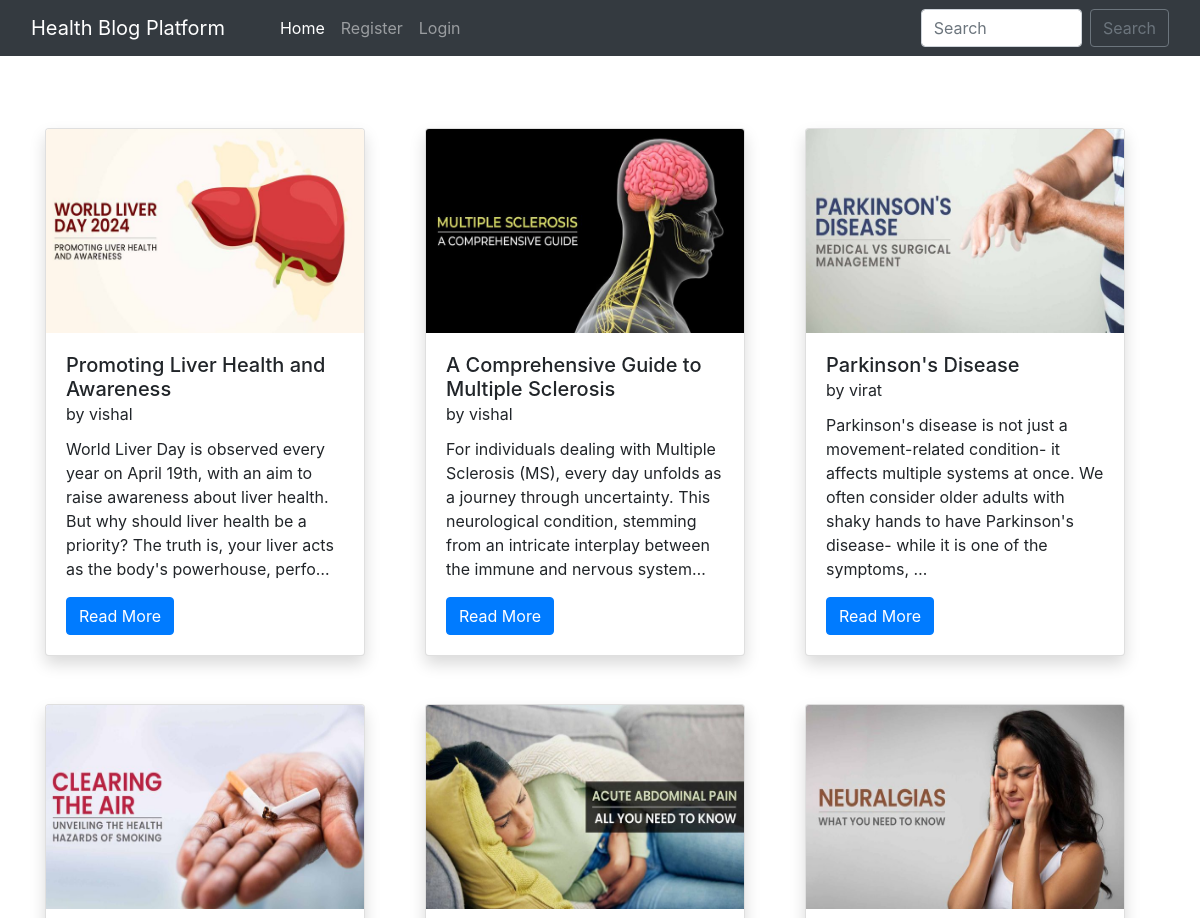
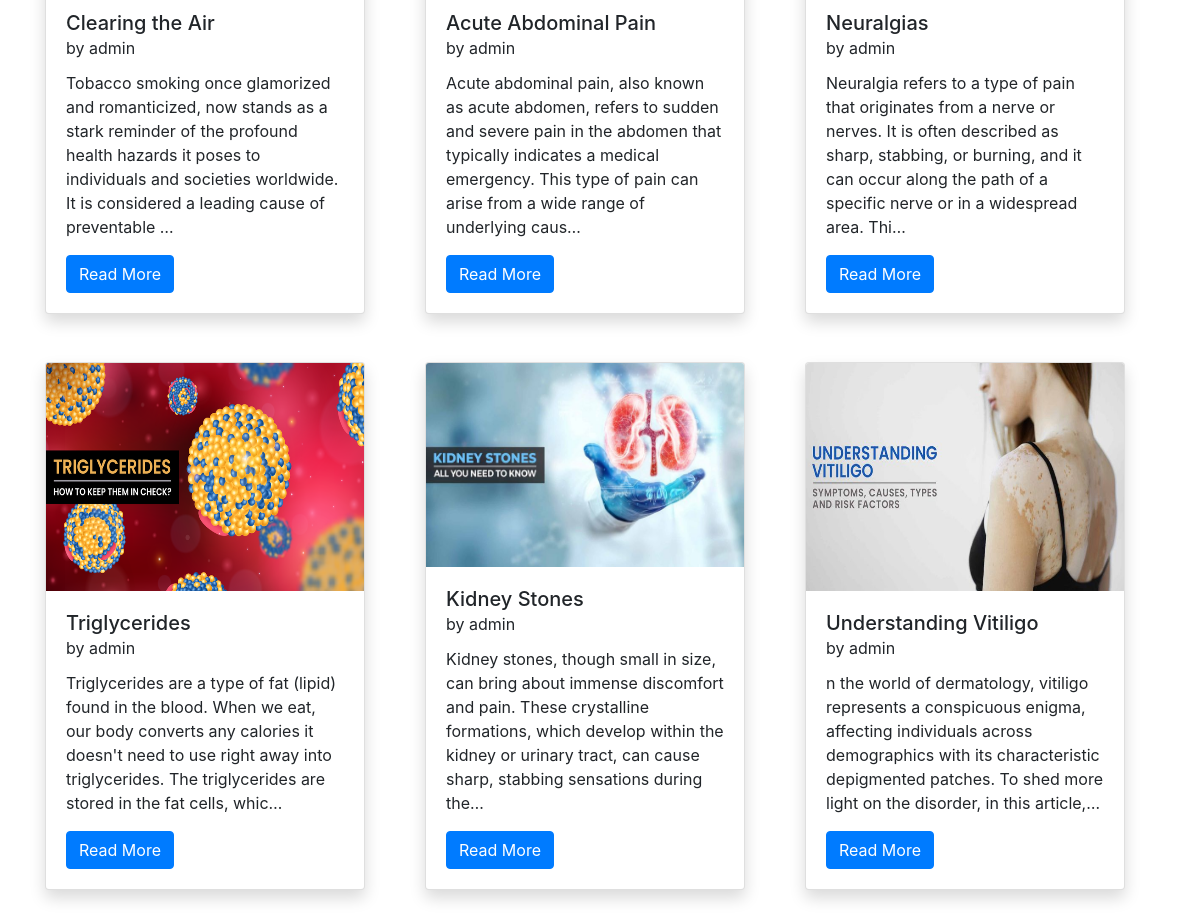
The page / on the database its author committed (2 pictures, top to bottom).
### home/models.py (models this page shows, shortened)
class BlogPost(models.Model):
    title=models.CharField(max_length=255)
    author= models.ForeignKey(User, on_delete=models.CASCADE)
    slug=models.CharField(max_length=130)
    content=models.TextField()
    image = models.ImageField(upload_to="profile_pics", blank=True, null=True)
    dateTime=models.DateTimeField(auto_now_add=True)

### home/views.py (the view)
# urls.py: path("", views.blogs, name="blogs"),
def blogs(request):
    posts = BlogPost.objects.all()
    posts = BlogPost.objects.filter().order_by('-dateTime')
    return render(request, "blog.html", {'posts':posts})

### home/templates/blog.html (shortened to what this page needs)
{% extends 'base.html' %} {% block title %} Blogs {% endblock %}
{% block homeactive %} active {% endblock %} {% block css %} {% endblock %}
{% block body %}
<div class="container mt-5 mb-3">
  <div class="row">
    {% for post in posts %}
    <div class="col-lg-4 my-4">
      <div class="card shadow" style="width: 20rem; height: 33rem">
        <img
          src="/media/{{post.image}}"
          class="card-img-top"
          alt="..."
          height="250px"
        />
        <div class="card-body">
          <h5 class="card-title">
            {{post.title}} <br /><small>by {{post.author}}</small>
          </h5>
          <p class="card-text">{{post.content|truncatechars:210}}</p>
          <a href="blog/{{post.slug}}" class="btn btn-primary"
            >Read More </a
          >
        </div>
      </div>
    </div>
    {% endfor %}
  </div>
</div>
{% endblock %}

### home/templates/base.html (shortened to what this page needs)
<!DOCTYPE html>
<html lang="en">
  <head>
    <link
      href="//maxcdn.bootstrapcdn.com/bootstrap/4.1.1/css/bootstrap.min.css"
      rel="stylesheet"
      id="bootstrap-css"
    />
    <link
      href="https://cdn.jsdelivr.net/npm/bootstrap@5.0.2/dist/css/bootstrap.min.css"
      rel="stylesheet"
    />
    <link
      rel="stylesheet"
      href="https://maxcdn.bootstrapcdn.com/bootstrap/4.0.0/css/bootstrap.min.css"
    />
  </head>
  <body>
    <nav class="navbar navbar-expand-lg navbar-dark bg-dark sticky-top">
      <div class="container-fluid">
        <a class="navbar-brand" href="#">Health Blog Platform</a>
        <div class="collapse navbar-collapse" id="navbarSupportedContent">
          <div class="container mx-3">
            <ul class="navbar-nav me-auto mb-2 mb-lg-0">
              <li class="nav-item">
                <a
                  class="nav-link {% block homeactive %} {% endblock %}"
                  aria-current="page"
                  href="/"
                  >Home</a
                >
              </li>
              {% if user.is_authenticated %}
              <li class="nav-item">
                <a
                  class="nav-link {% block add_blogs_active %} {% endblock %}"
                  href="/add_blogs/"
                  >Add Blogs</a
                >
              </li>
              <li class="nav-item">
                <a class="nav-link active" href="#">Hello {{request.user}}</a>
              </li>
              <li class="nav-item">
                <a
                  class="nav-link {% block profileactive %} {% endblock %}"
                  href="/profile/"
                  >Profile</a
                >
              </li>
              <li class="nav-item">
                <a class="nav-link" href="/logout/">Logout</a>
              </li>
              {% else %}
              <li class="nav-item">
                <a
                  class="nav-link {% block registeractive %} {% endblock %}"
                  href="/register/"
                  >Register</a
                >
              </li>
              <li class="nav-item">
                <a
                  class="nav-link {% block loginactive %} {% endblock %}"
                  href="/login/"
                  >Login</a
                >
              </li>
              {% endif %}
            </ul>
          </div>
          <form class="d-flex" method="POST" action="/search/">
            <input
              class="form-control me-2"
              type="search"
              placeholder="Search"
              name="searched"
              id="searched"
              aria-label="Search"
            />
            <button
              href="/search/"
              class="btn btn-outline-secondary"
              type="submit"
            >
              Search
            </button>
          </form>
        </div>
      </div>
    </nav>
    {% block body %} {% endblock %}
  </body>
</html>

### rows shown on the page
BlogPost: image (picture), title "Promoting Liver Health and Awareness", author "vishal", content "World Liver Day is observed every year on April 19th, with an aim to raise awareness about liver health. But why should liver health be a priority? The truth is, your liver acts as the body's powerhouse, perfo…"
BlogPost: image (picture), title "A Comprehensive Guide to Multiple Sclerosis", author "vishal", content "For individuals dealing with Multiple Sclerosis (MS), every day unfolds as a journey through uncertainty. This neurological condition, stemming from an intricate interplay between the immune and nervous system…"
BlogPost: image (picture), title "Parkinson's Disease", author "virat", content "Parkinson's disease is not just a movement-related condition- it affects multiple systems at once. We often consider older adults with shaky hands to have Parkinson's disease- while it is one of the symptoms, …"
BlogPost: image (picture), title "Clearing the Air", author "admin", content "Tobacco smoking once glamorized and romanticized, now stands as a stark reminder of the profound health hazards it poses to individuals and societies worldwide. It is considered a leading cause of preventable …"
BlogPost: image (picture), title "Acute Abdominal Pain", author "admin", content "Acute abdominal pain, also known as acute abdomen, refers to sudden and severe pain in the abdomen that typically indicates a medical emergency. This type of pain can arise from a wide range of underlying caus…"
BlogPost: image (picture), title "Neuralgias", author "admin", content "Neuralgia refers to a type of pain that originates from a nerve or nerves. It is often described as sharp, stabbing, or burning, and it can occur along the path of a specific nerve or in a widespread area. Thi…"
BlogPost: image (picture), title "Triglycerides", author "admin", content "Triglycerides are a type of fat (lipid) found in the blood. When we eat, our body converts any calories it doesn't need to use right away into triglycerides. The triglycerides are stored in the fat cells, whic…"
BlogPost: image (picture), title "Kidney Stones", author "admin", content "Kidney stones, though small in size, can bring about immense discomfort and pain. These crystalline formations, which develop within the kidney or urinary tract, can cause sharp, stabbing sensations during the…"
BlogPost: image (picture), title "Understanding Vitiligo", author "admin", content "n the world of dermatology, vitiligo represents a conspicuous enigma, affecting individuals across demographics with its characteristic depigmented patches. To shed more light on the disorder, in this article,…"
